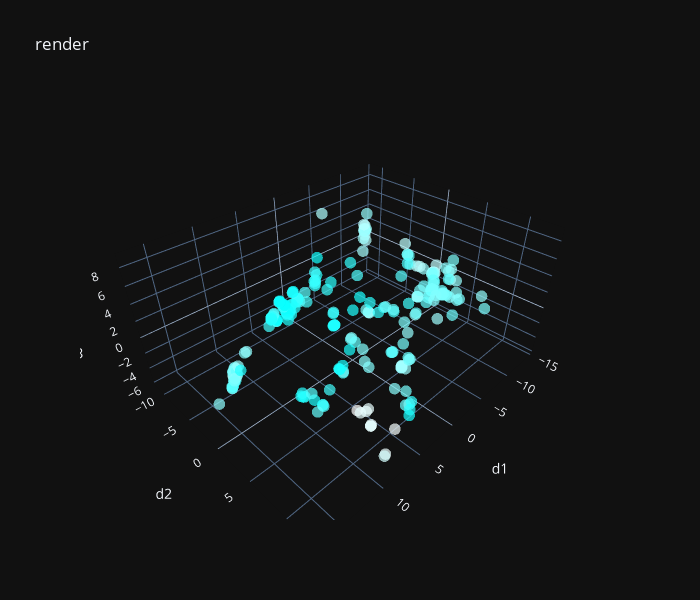

The notebook cell this image was saved under:
### Code cell
X_small = pca.transform(X_clean)
y_n = np.array(y_clean)[:,np.newaxis]

X_small=np.concatenate([X_small,y_n],axis=1)
plot_3d_rgb(X_small[:40000],"render",["d1","d2","d3"])

### Figure 1 — Plotly figure (JSON) as saved in the notebook; plotly's stock layout.template omitted (floating-point values rounded to 4 significant figures; data arrays with more than 128 entries replaced by an {"elided": "..."} marker saying what was removed)
{"data": [{"marker": {"color": {"elided": "300 str values"}, "opacity": 0.7, "size": 4}, "mode": "markers", "type": "scatter3d", "x": {"elided": "300 float values"}, "y": {"elided": "300 float values"}, "z": {"elided": "300 float values"}}], "layout": {"height": 600, "scene": {"xaxis": {"title": {"text": "d1"}}, "yaxis": {"title": {"text": "d2"}}, "zaxis": {"title": {"text": "d3"}}}, "title": {"text": "render"}, "width": 700}}
